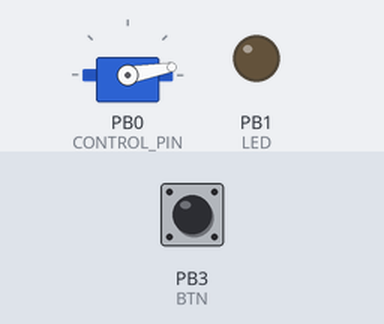
Recording of a sketch running on a simulated ATtiny85, built with avr-gcc and run on an emulated ATtiny85. On the bench: servo, output pins drawn as LEDs (lit = HIGH). The inputs (shaded band) are chosen by the test bench; at power-on: PB3 (BTN) HIGH.

Above: at 1.2 s.
1.3 s: PB3 (BTN) pulled LOW for 0.15 s
At 1.39 s:
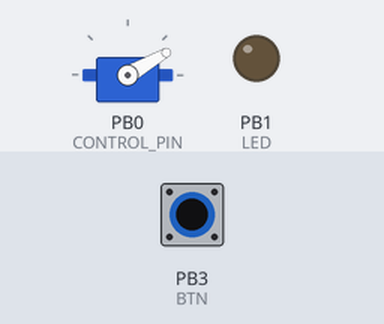
2.9 s: PB3 (BTN) pulled LOW for 3.2 s
At 7.1 s:
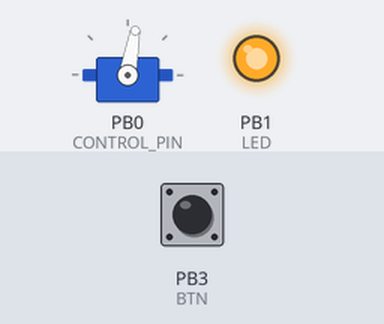
7.6 s: PB3 (BTN) pulled LOW for 1 s
At 8.3 s:
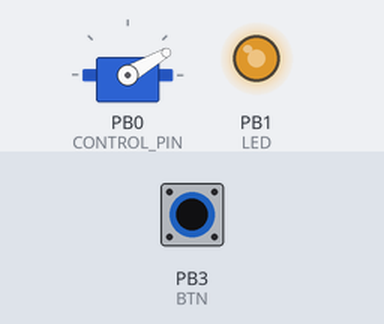
Timing chart, 0 to 12.1 s (numbered marks = the images above; inputs shaded):
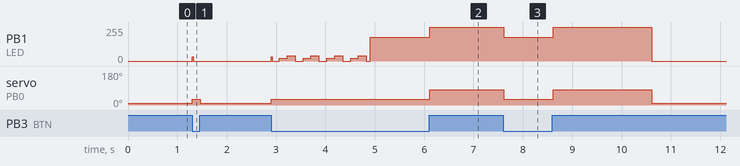

Measured:
- after the input at 1.3 s, PB1 (LED): 0/255 → 32/255 at once, → 0/255 0.02 s later; servo on PB0 (CONTROL_PIN): 10° → 30° at once, → 10° 0.16 s later
- after the input at 2.9 s, servo on PB0 (CONTROL_PIN): 10° → 30° at once, → 80° 3.2 s later
- after the input at 7.6 s, PB1 (LED): 255/255 → 180/255 at once, → 255/255 1.0 s later, → 0/255 2.0 s later; servo on PB0 (CONTROL_PIN): 80° → 30° at once, → 80° 1.0 s later, → 10° 2.0 s later

The sketch:

pinwood_racer_2017.ino
```cpp
#include <SoftwareServo.h>

/* Program constants
*/
#define STATE_OFF 0
#define STATE_ARM 1
#define STATE_HOT 2
#define STATE_RUN 3

/* What PWM should be used for each throttle setting. */
#define FULL_THROTTLE 80 // 50 for testing. 180 for flight.
#define IDLE_THROTTLE 30
#define STOP_THROTTLE 10

/* The number of 20 ms full throttle time steps to operate for. */
#define FT_TIMESTEPS 100

// Limit must be pressed at least ARM_THRESHOLD * 20 ms to arm
#define ARM_THRESHOLD 100

SoftwareServo myservo;  // create servo object to control a servo

/* What IO to use for the Button, the LED, and the control pin.
 * the Button pin is configured as a pull up.  Connect it to ground to "press" the button.
 */
#define BTN 3
#define LED 1
#define SPARE_GND 4

#define CONTROL_PIN 0
int arm_count = 0;
int state = STATE_OFF;
/* BTN is a pull-up, so LOW means connected to ground (predded) */
#define BUTTON_PRESSED digitalRead(BTN) == LOW
#define BUTTON_RELEASED digitalRead(BTN) == HIGH

/*
 *  The setup function is caled when the arduino starts up.
 */
void setup()
{
  myservo.attach(CONTROL_PIN);  // Attaches the servo on pin 2 to the servo object
  pinMode(BTN, INPUT_PULLUP);
  pinMode(LED, OUTPUT);
  pinMode(SPARE_GND, OUTPUT);

  digitalWrite(SPARE_GND, LOW);
  arm_count = 0;
  state = STATE_OFF;
}

/*
 *  STATE_RUN is the race state of the system.
 *
 *  Full Throttle mode -- runs the fan at full throttle for X seconds.
 *  TODO: Reset to ARM if we run for less than a number of cycles and the switch is pressed.
 *  (AKA debounce)
 *
 *  *** EXIT STATES CHECKED ***
 */
int state_run(){
  digitalWrite(LED, HIGH);
  myservo.write(FULL_THROTTLE);
  for (int i=0; i < FT_TIMESTEPS; i++) {
    SoftwareServo::refresh();
    delay(20);

    // If the button is pressed again, return to hot.
    if (BUTTON_PRESSED) {
      return STATE_HOT;
    }
  }
  return STATE_OFF;
}

/*
 *  STATE_HOT Means the vehicle is armed and ready to run.
 *
 *  The only way out of the hot state is STATE_RUN or to press the reset button.
 *  Transition to run happens when the gate drops, releasing the button (pin 3 -> high)
 *
 *  *** EXIT STATES CHECKED ***
 */
int state_hot(){
  // Light turns solid when armed.
  analogWrite(LED, 180);

  myservo.write(IDLE_THROTTLE);
  while (BUTTON_PRESSED){
    SoftwareServo::refresh();
    delay(20);
  }
  // This is the only exit state.
  return STATE_RUN;
}


/* STATE_ARM is the arming state of the car.
 *
 * This is the function we call when the controller is ready to fire.
 *
 * The basic function is that it waits at IDLE_THROTTLE for a minimum of
 * ARM_THRESHOLD 20 ms time-steps to avoid accidental firing.
 *
 * Releasing the button too soon goes back to OFF. Once the time is reached,
 * system goes from ARM to HOT.
 *
 *  *** EXIT STATES CHECKED ***
 */
int state_arm(){

  analogWrite(LED, 32);
  myservo.write(IDLE_THROTTLE);
  // Limit must be pressed at least ARM_THRESHOLD * 20 ms to arm
  while(BUTTON_PRESSED) {
    SoftwareServo::refresh();
    delay(20);   // waits for the servo to get there

    // If we continuously increment this, it could overflow.
    arm_count += 1;

    // Blink the light while we're still arming.
    analogWrite(LED, 20 * ((arm_count / 8) % 3));

    /* After ARM_THRESHOLD loops, switch to the hot state. */
    if (arm_count >= ARM_THRESHOLD){
      arm_count=0;
      return STATE_HOT;
    }
  }
  arm_count=0;
  return STATE_OFF;
}

/* STATE_OFF is the fan off mode.
 *
 * This is the mode we initialize to and the mode we exit to after the race.
 *
 * The OFF State. Pressing the button goes to ARM.
 *
 * *** EXIT STATES CHECKED ***
 */
int state_off(){
  myservo.write(STOP_THROTTLE);
  analogWrite(LED, 0);
  while(BUTTON_RELEASED) {
    SoftwareServo::refresh();
    delay(20);   // waits for the servo to get there
  }
  // This happens when the button is pressed.
  return STATE_ARM;
}


/* The loop function runs continuously in the Arduino circuit.  In this case, we
 *  execute a state manager.  Each state function returns the desired next state,
 * which is captured by the state manager and used to call the output appropriate
 * state function.
 */
void loop()
{
  /* State is initialized in setup. */
  switch(state) {
    case STATE_OFF:
      state = state_off();
      break;
    case STATE_ARM:
      state = state_arm();
      break;
    case STATE_HOT:
      state = state_hot();
      break;
    case STATE_RUN:
      state = state_run();
      break;
  }
}
```
